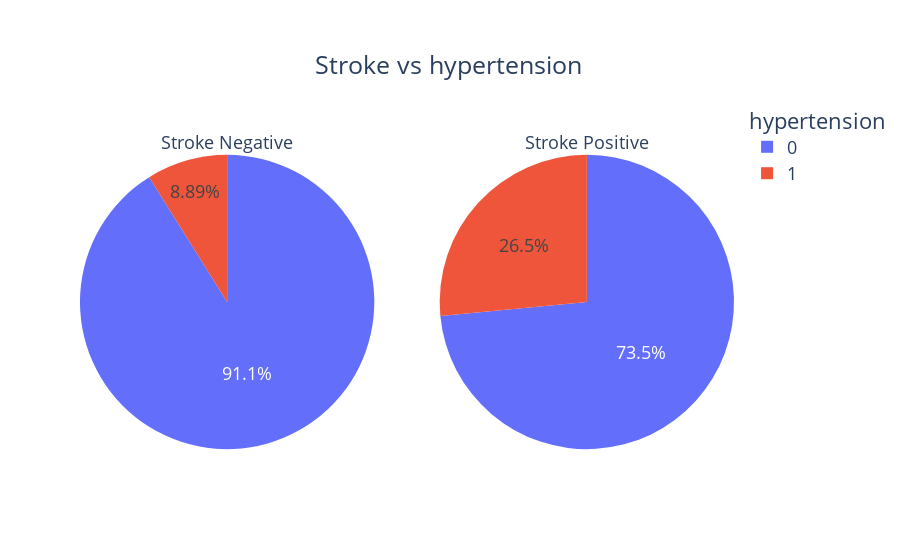

Notebook source saved alongside this figure:
### Code cell
counts0 = Counter(df[df['stroke']==0]['hypertension'])
counts1 = Counter(df[df['stroke']==1]['hypertension'])
fig = make_subplots(rows=1, cols=2, specs=[[{"type": "pie"}, {"type": "pie"}]])

fig.add_trace(graph_objects.Pie(
     values=[item[1] for item in sorted(counts0.items())],
     labels=[item[0] for item in sorted(counts0.items())],
     domain=dict(x=[0, 0.5]),
     name="Stroke Negative",title='Stroke Negative'), 
     row=1, col=1)

fig.add_trace(graph_objects.Pie(
     values=[item[1] for item in sorted(counts1.items())],
     labels=[item[0] for item in sorted(counts1.items())],
     domain=dict(x=[0.5, 1.0]),
     name="Stroke Positive",title='Stroke Positive'),
    row=1, col=2)

fig.update_layout(
    title={'text':'Stroke vs hypertension','xanchor':'left','yanchor': 'top','y':0.9,'x':0.35},
    xaxis_title="X Axis Title",
    yaxis_title="Y Axis Title",
    legend_title="hypertension",
    font=dict(size=18)
)

fig.show()

### Figure 1 — Plotly figure (JSON) as saved in the notebook; plotly's stock layout.template omitted (floating-point values rounded to 4 significant figures)
{"data": [{"domain": {"x": [0, 0.45], "y": [0, 1]}, "labels": [0, 1], "name": "Stroke Negative", "title": {"text": "Stroke Negative"}, "type": "pie", "values": [4429, 432]}, {"domain": {"x": [0.55, 1], "y": [0, 1]}, "labels": [0, 1], "name": "Stroke Positive", "title": {"text": "Stroke Positive"}, "type": "pie", "values": [183, 66]}], "layout": {"font": {"size": 18}, "legend": {"title": {"text": "hypertension"}}, "title": {"text": "Stroke vs hypertension", "x": 0.35, "xanchor": "left", "y": 0.9, "yanchor": "top"}, "xaxis": {"title": {"text": "X Axis Title"}}, "yaxis": {"title": {"text": "Y Axis Title"}}}}
